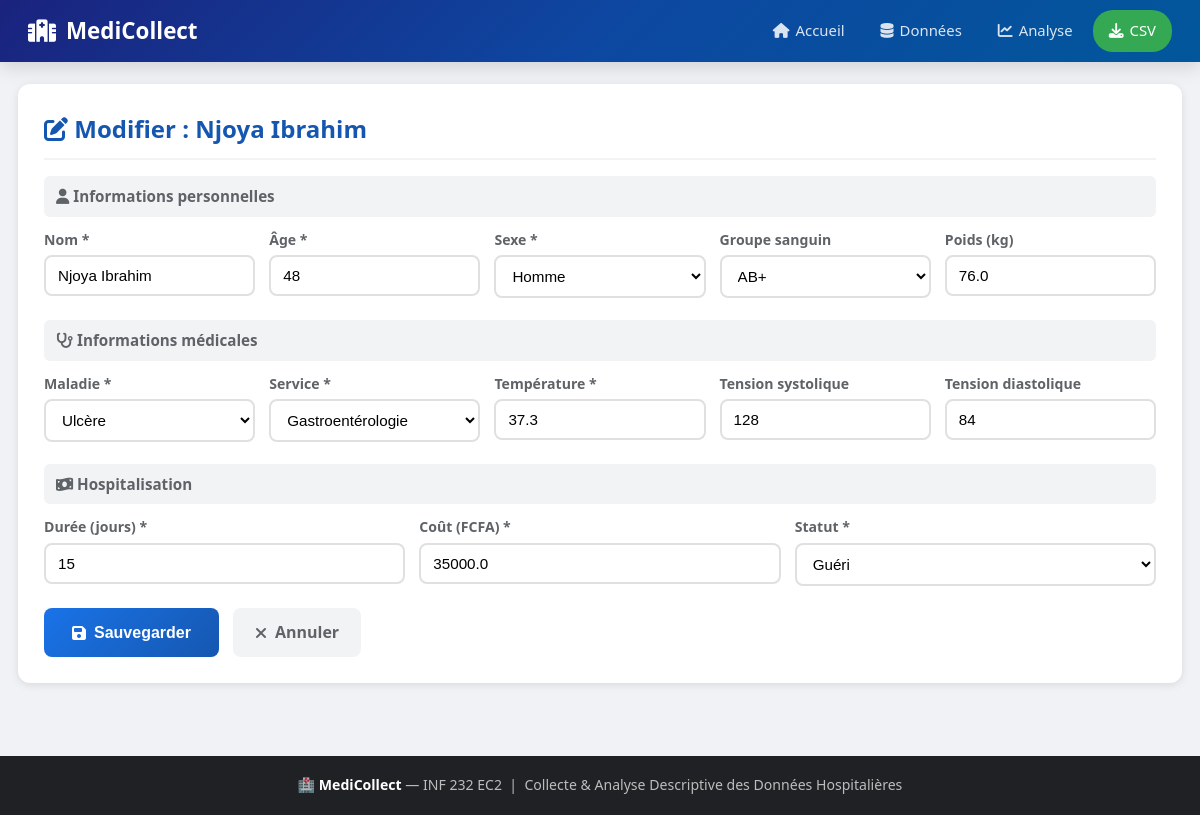
Screenshot of /edit/17 with the database file from the repository.
### tables this page shows
CREATE TABLE patients (
            id                   INTEGER PRIMARY KEY AUTOINCREMENT,
            nom                  TEXT    NOT NULL,
            age                  INTEGER NOT NULL,
            sexe                 TEXT    NOT NULL,
            groupe_sanguin       TEXT,
            maladie              TEXT    NOT NULL,
            service              TEXT    NOT NULL,
            temperature          REAL    NOT NULL,
            tension_systolique   INTEGER,
            tension_diastolique  INTEGER,
            poids                REAL,
            duree                INTEGER NOT NULL,
            cout                 REAL    NOT NULL,
            statut               TEXT    NOT NULL DEFAULT 'En cours',
            date_admission       TEXT    NOT NULL DEFAULT (date('now'))
        );

### app.py (the view, shortened to what this page needs)
@app.route("/edit/<int:pid>", methods=["GET","POST"])
def edit(pid):
    conn = get_db()
    p = conn.execute("SELECT * FROM patients WHERE id=?", (pid,)).fetchone()
    conn.close()
    if not p:
        flash("Patient introuvable.","danger")
        return redirect(url_for("data"))
    return render_template("edit.html", p=p,
        maladies=MALADIES, services=SERVICES,
        groupes=GROUPES, statuts=STATUTS)

### app.py (called while the page is built)
def get_db():
    conn = sqlite3.connect(DB)
    conn.row_factory = sqlite3.Row
    return conn

### templates/edit.html (shortened to what this page needs)
{% extends 'base.html' %}
{% block content %}
<div class="card">
  <h2><i class="fas fa-edit"></i> Modifier : {{ p['nom'] }}</h2>
  <form action="{{ url_for('edit', pid=p['id']) }}" method="POST">
    <div class="form-section">
      <h3><i class="fas fa-user"></i> Informations personnelles</h3>
      <div class="grid5">
        <div class="fg"><label>Nom *</label>
          <input type="text" name="nom" value="{{ p['nom'] }}" required></div>
        <div class="fg"><label>Âge *</label>
          <input type="number" name="age" value="{{ p['age'] }}" min="0" max="120" required></div>
        <div class="fg"><label>Sexe *</label>
          <select name="sexe" required>
            <option {{ 'selected' if p['sexe']=='Homme' }}>Homme</option>
          </select></div>
        <div class="fg"><label>Groupe sanguin</label>
          <select name="groupe_sanguin">
            {% for g in groupes %}
              <option {{ 'selected' if p['groupe_sanguin']==g }}>{{ g }}</option>
            {% endfor %}
          </select></div>
        <div class="fg"><label>Poids (kg)</label>
          <input type="number" step="0.1" name="poids" value="{{ p['poids'] or '' }}"></div>
      </div>
    </div>
    <div class="form-section">
      <h3><i class="fas fa-stethoscope"></i> Informations médicales</h3>
      <div class="grid5">
        <div class="fg"><label>Maladie *</label>
          <select name="maladie" required>
            {% for m in maladies %}
              <option {{ 'selected' if p['maladie']==m }}>{{ m }}</option>
            {% endfor %}
          </select></div>
        <div class="fg"><label>Service *</label>
          <select name="service" required>
            {% for s in services %}
              <option {{ 'selected' if p['service']==s }}>{{ s }}</option>
            {% endfor %}
          </select></div>
        <div class="fg"><label>Température *</label>
          <input type="number" step="0.1" name="temperature"
                 value="{{ p['temperature'] }}" min="34" max="43" required></div>
        <div class="fg"><label>Tension systolique</label>
          <input type="number" name="tension_systolique"
                 value="{{ p['tension_systolique'] or '' }}"></div>
        <div class="fg"><label>Tension diastolique</label>
          <input type="number" name="tension_diastolique"
                 value="{{ p['tension_diastolique'] or '' }}"></div>
      </div>
    </div>
    <div class="form-section">
      <h3><i class="fas fa-money-bill-wave"></i> Hospitalisation</h3>
      <div class="grid3">
        <div class="fg"><label>Durée (jours) *</label>
          <input type="number" name="duree" value="{{ p['duree'] }}" min="1" required></div>
        <div class="fg"><label>Coût (FCFA) *</label>
          <input type="number" name="cout" value="{{ p['cout'] }}" min="0" required></div>
        <div class="fg"><label>Statut *</label>
          <select name="statut" required>
            {% for st in statuts %}
              <option {{ 'selected' if p['statut']==st }}>{{ st }}</option>
            {% endfor %}
          </select></div>
      </div>
    </div>
    <div class="form-actions">
      <button class="btn-primary" type="submit">
        <i class="fas fa-save"></i> Sauvegarder</button>
      <a class="btn-secondary" href="{{ url_for('data') }}">
        <i class="fas fa-times"></i> Annuler</a>
    </div>
  </form>
</div>
{% endblock %}

### static/style.css (style rules this page uses)
:root { --pri:#1a73e8; --pri2:#1557b0; --grn:#34a853; --red:#ea4335; --ora:#ff9800; --pur:#9c27b0; --dk:#202124; --gr:#5f6368; --lt:#f1f3f4; --wh:#fff; --sh:0 2px 8px rgba(0,0,0,.1); --sh2:0 4px 20px rgba(0,0,0,.15); --rad:12px; --tr:all .25s ease; }
* { margin:0;padding:0;box-sizing:border-box }
body { font-family:'Segoe UI',system-ui,sans-serif; background:#f0f2f5;color:var(--dk);line-height:1.6 }
.card { background:var(--wh);border-radius:var(--rad); box-shadow:var(--sh);padding:26px;margin-bottom:22px }
.card h2 { color:var(--pri2);margin-bottom:16px; padding-bottom:10px;border-bottom:2px solid var(--lt) }
.form-section { margin-bottom:22px }
.form-section h3 { font-size:.95rem;color:var(--gr);padding:8px 12px; background:var(--lt);border-radius:6px;margin-bottom:12px }
.grid5 { display:grid;grid-template-columns:repeat(auto-fit,minmax(190px,1fr));gap:14px }
.grid3 { display:grid;grid-template-columns:repeat(auto-fit,minmax(190px,1fr));gap:14px }
.fg { display:flex;flex-direction:column;gap:4px }
.fg label { font-size:.88rem;font-weight:600;color:var(--gr) }
.fg input,.fg select { padding:10px 12px;border:2px solid #e0e0e0;border-radius:8px; font-size:.95rem;transition:var(--tr);background:#fff }
.btn-primary { display:inline-flex;align-items:center;gap:8px; padding:12px 28px;background:linear-gradient(135deg,var(--pri),var(--pri2)); color:#fff;border:none;border-radius:8px;font-size:1rem;font-weight:600; cursor:pointer;transition:var(--tr);margin-top:14px;text-decoration:none }
.btn-secondary { display:inline-flex;align-items:center;gap:8px; padding:12px 22px;background:var(--lt);color:var(--gr); border:none;border-radius:8px;font-size:1rem;font-weight:600; cursor:pointer;text-decoration:none;margin-top:14px }
.form-actions { display:flex;gap:14px;margin-top:18px }
.form-actions .btn-primary { margin-top:0 }
.form-actions .btn-secondary { margin-top:0 }

### rows the page displays
patients: nom "Njoya Ibrahim", age "48", poids "76.0", temperature "37.3", tension_systolique "128", tension_diastolique "84", duree "15", cout "35000.0"

### other values shown
form field groupe_sanguin "AB+"
form field maladie "Ulcère"
form field service "Gastroentérologie"
form field statut "Guéri"
